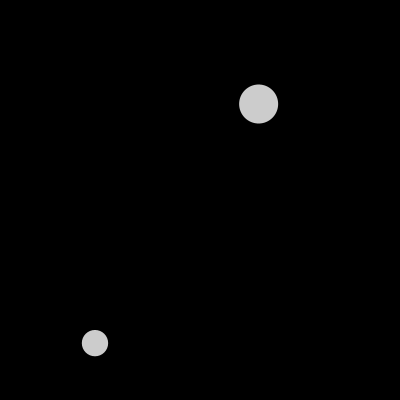
Frame 1 (no input)
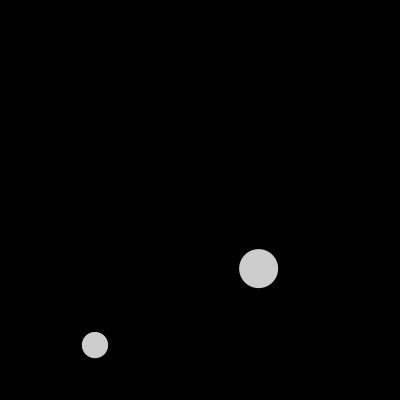
Frame 60 (the mouse pressed at the canvas centre just before this capture)
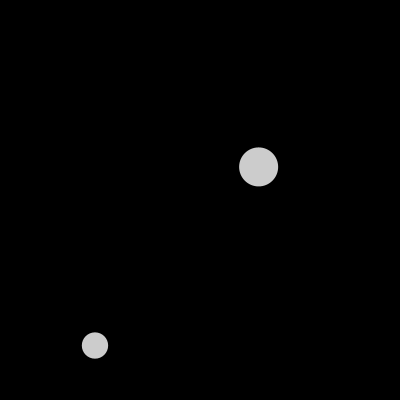
Frame 120 (the mouse held since frame 60 and released just before this capture)

The Processing sketch that drew these frames (run headless with seeded random() and noise(); from frame 60 on, the mouse is pressed at the canvas centre):

// Processing sketch: processing_66094
// ── processing_66094.pde

int numBalls = 2;
float spring = 0.05;
float gravity = 0.09;
float friction = -1;
Ball[] balls = new Ball[numBalls];

void setup() 
{
  size(400, 400);
  noStroke();
  smooth();
  for (int i = 0; i < numBalls; i++) {
    balls[i] = new Ball(random(width), random(height), random(20, 40), i, balls);
  }
}

void draw() 
{
  background(0);
  for (int i = 0; i < numBalls; i++) {
    balls[i].collide();
    balls[i].move();
    balls[i].display();  
  }
}

class Ball {
  float x, y;
  float diameter;
  float vx = 0;
  float vy = 0;
  int id;
  Ball[] others;
 
  Ball(float xin, float yin, float din, int idin, Ball[] oin) {
    x = xin;
    y = yin;
    diameter = din;
    id = idin;
    others = oin;
  } 
  
  void collide() {
    for (int i = id + 1; i < numBalls; i++) {
      float dx = others[i].x - x;
      float dy = others[i].y - y;
      float distance = sqrt(dx*dx + dy*dy);
      float minDist = others[i].diameter/2 + diameter/2;
      if (distance < minDist) { 
        float angle = atan2(dy, dx);
        float targetX = x + cos(angle) * minDist;
        float targetY = y + sin(angle) * minDist;
        float ax = (targetX - others[i].x) * spring;
        float ay = (targetY - others[i].y) * spring;
        vx -= ax;
        vy -= ay;
        others[i].vx += ax;
        others[i].vy += ay;
      }
    }   
  }
  
  void move() {
    vy += gravity;
    x += vx;
    y += vy;
    if (x + diameter/2 > width) {
      x = width - diameter/2;
      vx *= friction; 
    }
    else if (x - diameter/2 < 0) {
      x = diameter/2;
      vx *= friction;
    }
    if (y + diameter/2 > height) {
      y = height - diameter/2;
      vy *= friction; 
    } 
    else if (y - diameter/2 < 0) {
      y = diameter/2;
      vy *= friction;
    }
  }
  
  void display() {
    fill(255, 204);
    ellipse(x, y, diameter, diameter);
  }
}
